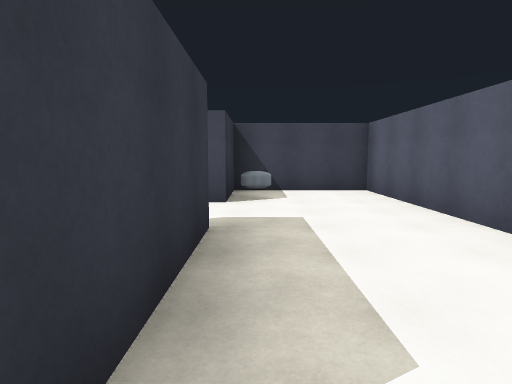
View 1 (above)

24 first-person views from a walk through a Unity game level. The camera is 1.5 m above the floor, tilts 6° down and sees 75° across. The floor is counted in squares, 2 m on a side. Each view is taken from the middle of a square. On the plan, view 1 faces up. The plan holds only what a view shows up to about 11 squares ahead; the rest is blank.

View 2
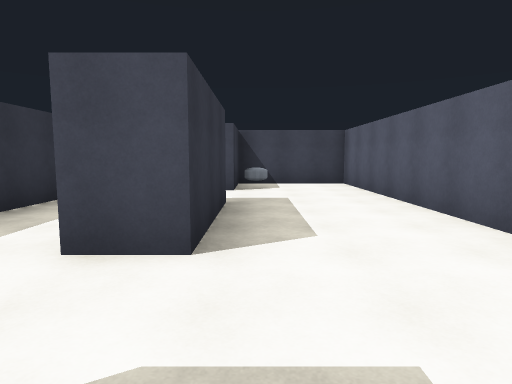

View 3
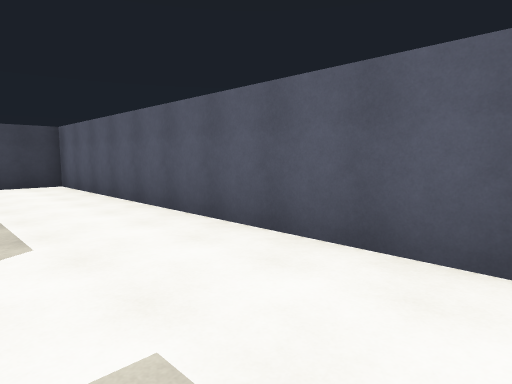

View 4
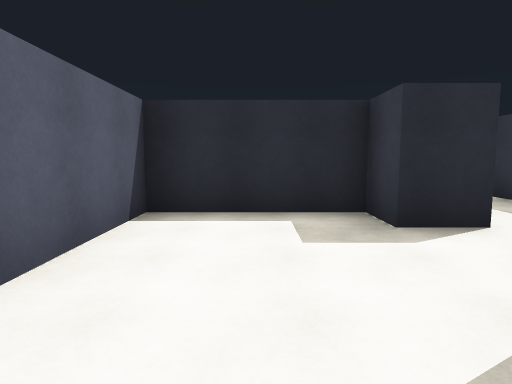

View 5
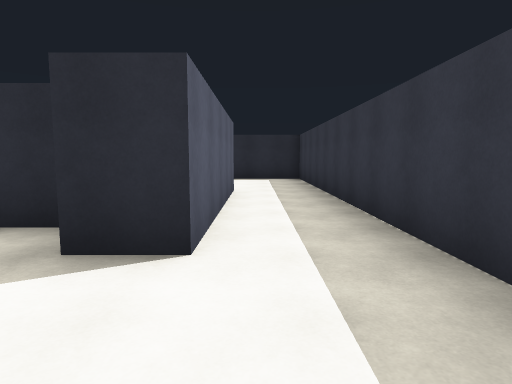

View 6
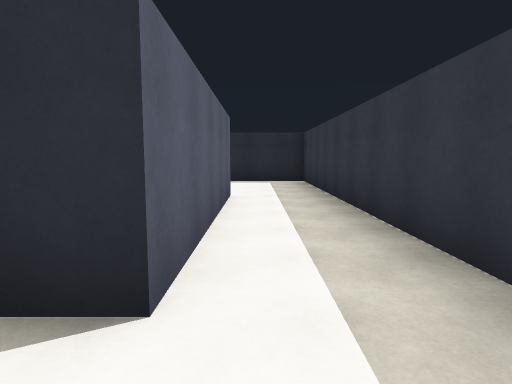

View 7
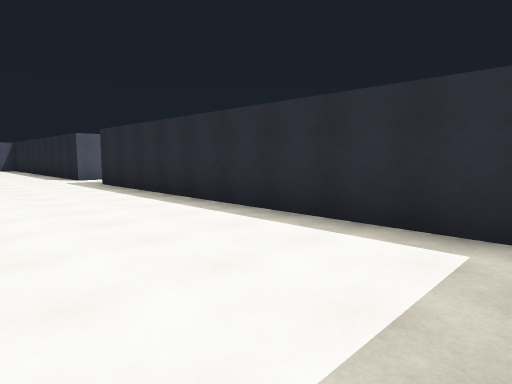

View 8
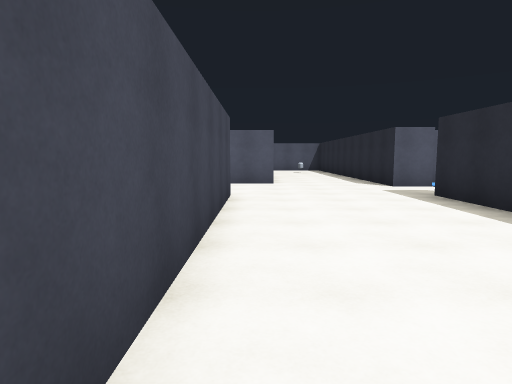

View 9
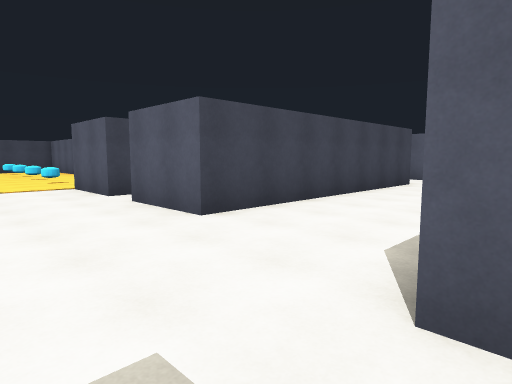

View 10
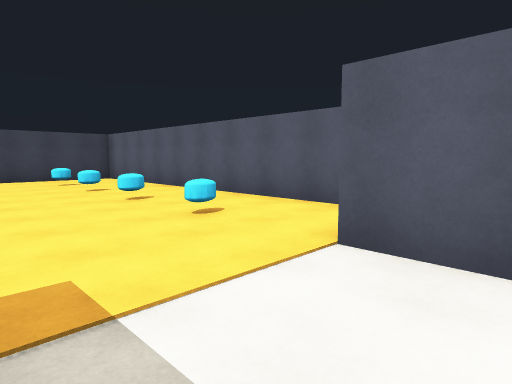

View 11
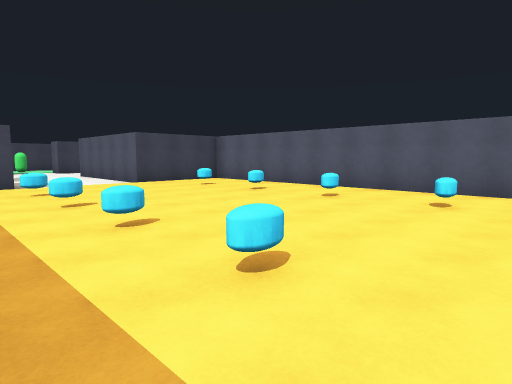

View 12
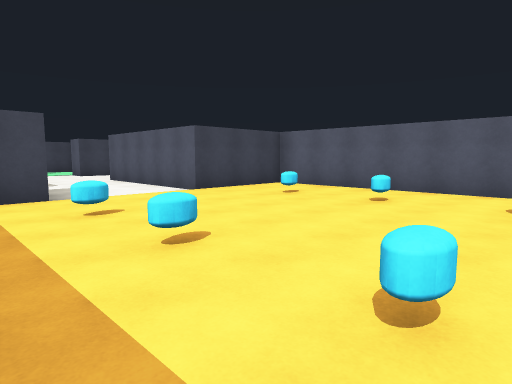

View 13
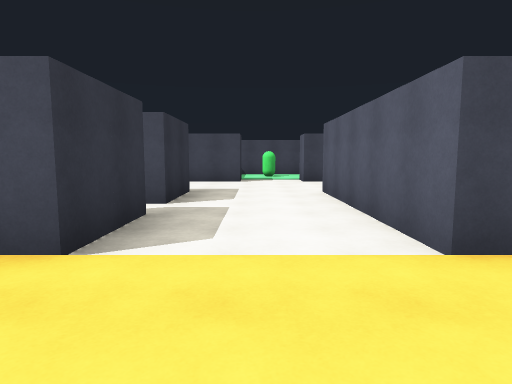

View 14
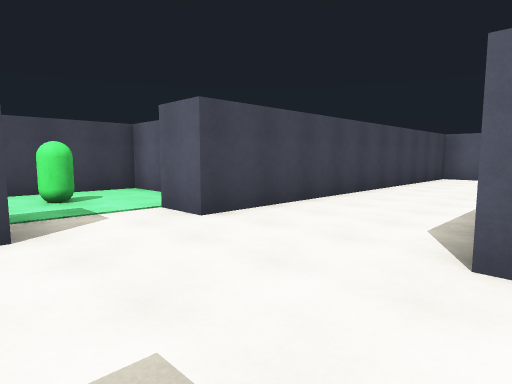

View 15
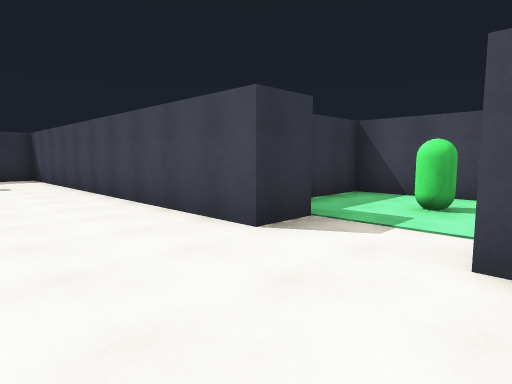

View 16
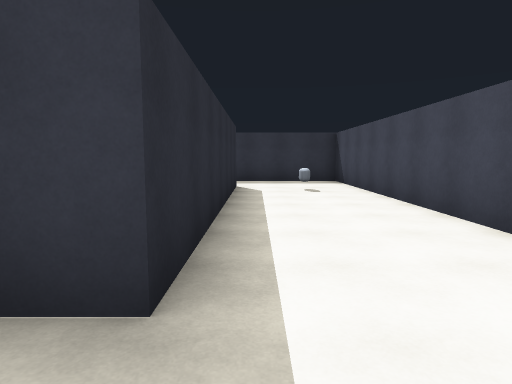

View 17
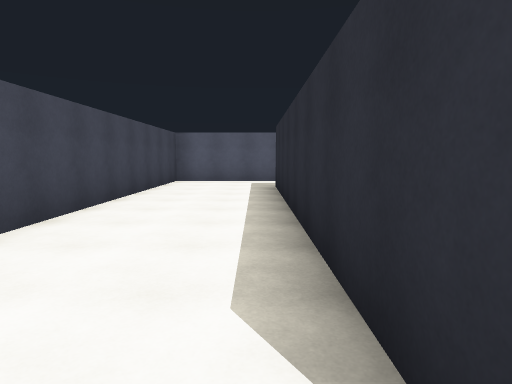

View 18
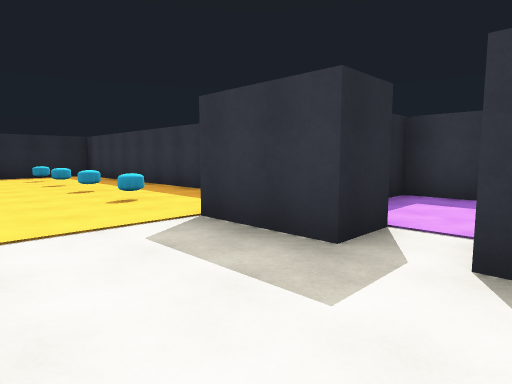

View 19
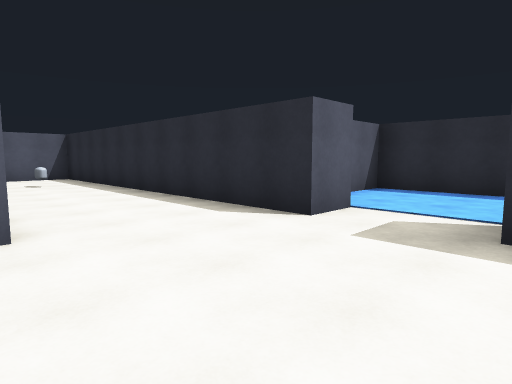

View 20
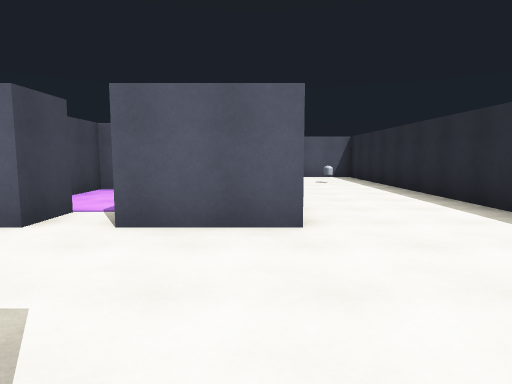

View 21
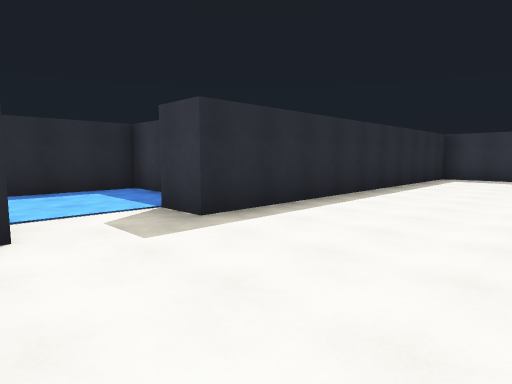

View 22
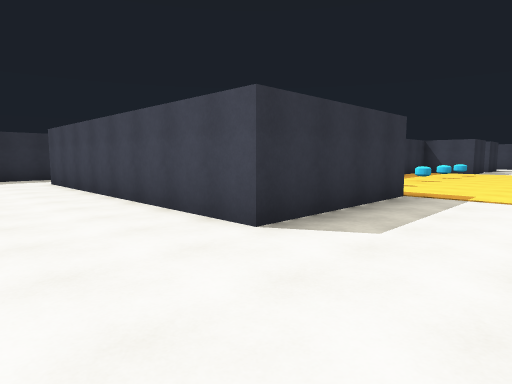

View 23
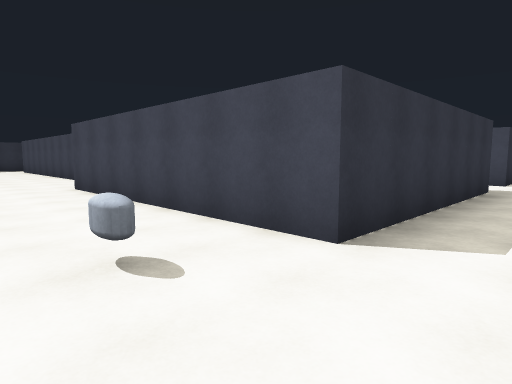

View 24
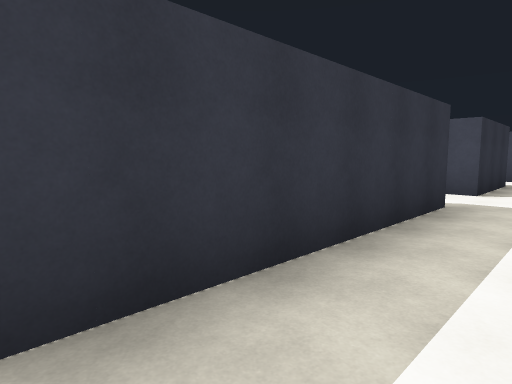

### Floor plan
Ten units are one square. View 1 is at (0, 0); x grows to the right and y downward. Boxes are objects, and circles mark ways between rooms. Rooms are numbered by the first view taken in them; rooms with no view inside come last. Other rooms are left out.
<svg viewBox="-40 -200 230 350">
<path fill="none" stroke="#000" d="M-5 -35 -5 -5M-5 15 -5 25 25 25 25 -75 -5 -75 -5 -55M65 24 65 65 -15 65 -15 15 -5 15M35 -48 35 1M58 25 62 25M115 14 115 -75 85 -75 85 -125 164 -125M95 45 95 25M-5 -5 -15 -5M44 -95 55 -95 55 -75 48 -75M-5 -55 -9 -55M165 -35 165 -5M165 14 165 75 95 75 95 55M-35 -39 -35 -25M-35 9 -35 105 65 105M85 105 181 105M-15 -125 55 -125 55 -105 51 -105M65 -155 -35 -155 -35 -124M185 -124 185 -155 85 -155M185 102 185 88M55 132 55 145 95 145 95 120M85 116 85 105M65 105 65 115M65 -165 65 -155M95 -182 95 -195 55 -195 55 -179M85 -155 85 -165M15 -98 15 -85 22 -85"/>
<rect x="-5" y="-65" width="10" height="10" fill="#bbb"><title>other object</title></rect>
<rect x="-15" y="-145" width="10" height="10" fill="#bbb"><title>other object</title></rect>
<rect x="55" y="-5" width="10" height="10" fill="#bbb"><title>other object</title></rect>
<rect x="55" y="-25" width="10" height="10" fill="#bbb"><title>other object</title></rect>
<rect x="55" y="-45" width="10" height="10" fill="#bbb"><title>other object</title></rect>
<rect x="55" y="-65" width="10" height="10" fill="#bbb"><title>other object</title></rect>
<rect x="95" y="-5" width="10" height="10" fill="#bbb"><title>other object</title></rect>
<rect x="95" y="-25" width="10" height="10" fill="#bbb"><title>other object</title></rect>
<rect x="95" y="-45" width="10" height="10" fill="#bbb"><title>other object</title></rect>
<rect x="95" y="-65" width="10" height="10" fill="#bbb"><title>other object</title></rect>
<rect x="155" y="85" width="10" height="10" fill="#bbb"><title>other object</title></rect>
<rect x="75" y="-185" width="10" height="10" fill="#bbb"><title>other object</title></rect>
<circle cx="-10" cy="-45" r="3" fill="#2a7"/>
<circle cx="-10" cy="5" r="3" fill="#2a7"/>
<circle cx="75" cy="110" r="3" fill="#2a7"/>
<circle cx="75" cy="-160" r="3" fill="#2a7"/>
<circle cx="50" cy="-100" r="3" fill="#2a7"/>
<text x="10" y="-30">1</text>
<text x="70" y="-20">2</text>
<text x="70" y="130">3</text>
<text x="70" y="-180">4</text>
<text x="30" y="-100">5</text>
</svg>
Room 1 opens to room 2. Room 2 opens to room 3. Room 2 opens to room 4. Room 2 opens to room 5.

Where each view was taken, in squares from view 1:
view 1: 0 up, 0 right, facing up
view 2: 2 down, 0 right, facing up
view 3: 2 down, 0 right, facing up-right
view 4: 2 up, 1 right, facing down
view 5: 1 up, 2 left, facing down
view 6: 0 up, 2 left, facing down
view 7: 7 down, 3 left, facing down-right
view 8: 7 down, 0 right, facing right
view 9: 11 down, 7 right, facing up-right
view 10: 4 down, 7 right, facing up-right
view 11: 2 down, 4 right, facing up-right
view 12: 1 up, 4 right, facing up-right
view 13: 5 up, 7 right, facing up
view 14: 12 up, 6 right, facing up-right
view 15: 13 up, 9 right, facing up-left
view 16: 13 up, 7 right, facing left
view 17: 13 up, 8 right, facing right
view 18: 11 up, 8 right, facing down-left
view 19: 7 down, 6 right, facing down-right
view 20: 7 down, 6 right, facing right
view 21: 7 down, 9 right, facing down-left
view 22: 9 down, 9 right, facing up-left
view 23: 10 down, 18 right, facing up-left
view 24: 7 down, 18 right, facing up-left
